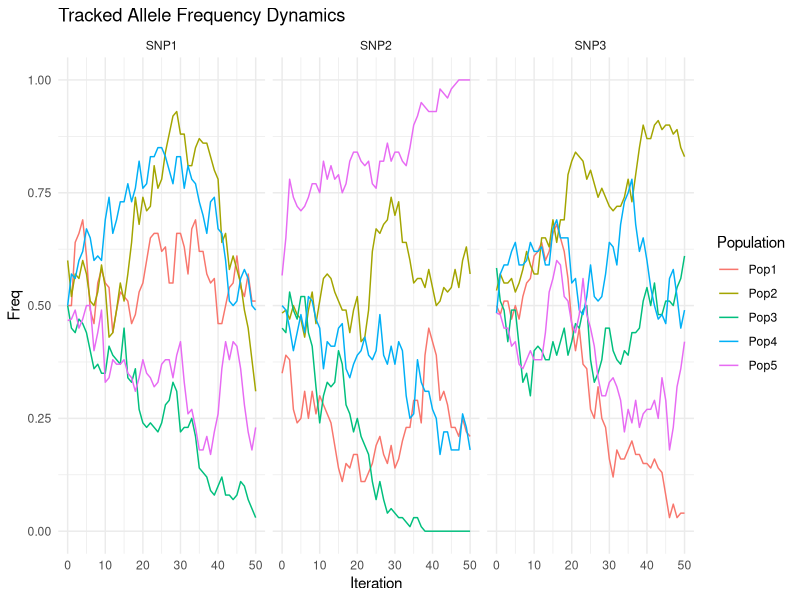
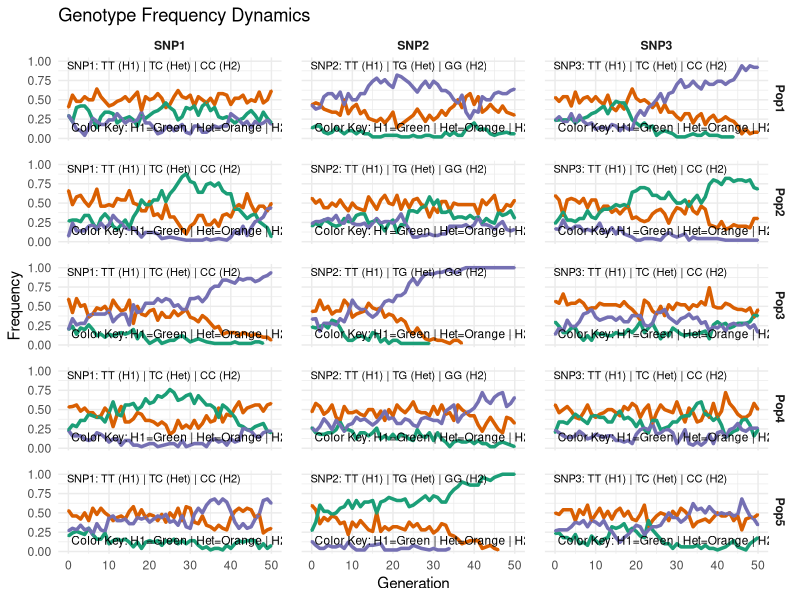

These figures' R source, in order:
################################################################################
#
#               SIMULADOR DE DERIVA
#               Autor: Angel Criollo Rayo & DeepSeek
#               Version 7: 26 - Marzo - 2025
#               Grupo: Citogenetica, Filogenia y Evolucion de Poblaciones
#               Doctorado en Ciencias Biomedicas
#               Asignatura: Genetica Poblacional y Evolutiva (electiva)
#
################################################################################
#
# Este script esta diseñado para analizar los efectos del tamaño poblacional
# en las frecuencias alelicas y genotipicas a lo largo de multiples generaciones. 
# en varios marcadores a la vez, sin tener en cuenta SN, mutación, ligamiento o endogamia
#
################################################################################

library(data.table)
library(ggplot2)

rm(list = setdiff(ls(), lsf.str())) 

################################################################################
# Establezca Parametros 
n_populations <- 5       # EDITAR numero poblaciones
n_individuals <- 30     # EDITAR numero individuos t0
n_new_individuals <- 50 # EDITAR numero individuos cada poblacion/generacion
n_snps <- 3              # EDITAR numero marcadores
nucleotides <- c("A", "C", "T", "G") # EDITAR alelos posibles
n_iterations <- 50       # EDITAR numero generaciones
prob.0 <- c(0.25, 0.5, 0.25) #EDITAR prob. A1A1/A1A2/A2A2 en t0. Defecto en HWE

################################################################################
########################  NO EDITAR DESDE ACA  #################################
################################################################################

# 1. Initialize SNP alleles and tracked alleles
set.seed(123)
snp_alleles <- data.table(SNP = paste0("SNP", 1:n_snps))[
  , c("Allele1", "Allele2") := {
    a1 <- sample(nucleotides, .N, replace = TRUE)
    a2 <- sapply(a1, function(x) sample(setdiff(nucleotides, x), 1))
    .(a1, a2)
  }
][
  , TrackedAllele := ifelse(runif(.N) > 0.5, Allele1, Allele2)
]

# 2. Initialize genotype data
genotypes_df <- data.table(
  Population = rep(paste0("Pop", 1:n_populations), each = n_individuals)
)

for (snp in snp_alleles$SNP) {
  alleles <- unlist(snp_alleles[SNP == snp, .(Allele1, Allele2)])
  genotypes_df[, (snp) := sample(
    c(
      paste0(alleles[1], alleles[1]),
      paste0(alleles[1], alleles[2]),
      paste0(alleles[2], alleles[2])
    ),
    .N,
    replace = TRUE,
    prob = prob.0 # por defecto en HWE
  )]
}

# 3. Function to calculate frequencies
calculate_frequencies <- function(genotypes_df, iteration) {
  melted <- melt(
    genotypes_df,
    id.vars = "Population",
    variable.name = "SNP",
    value.name = "Genotype"
  )
  
  # Standardize heterozygotes (AC = CA)
  melted[, c("Allele1", "Allele2") := {
    alleles <- snp_alleles[SNP == .BY$SNP, .(Allele1, Allele2)]
    list(
      substr(Genotype, 1, 1),
      substr(Genotype, 2, 2)
    )
  }, by = SNP]
  
  # Allele frequencies
  allele_freq <- melted[
    , .(Freq = mean(c(Allele1, Allele2) == snp_alleles[SNP == .BY$SNP, TrackedAllele])),
    by = .(Population, SNP)
  ][, Iteration := iteration]
  
  # Genotype frequencies
  genotype_counts <- melted[
    , .(Count = .N), by = .(Population, SNP, Genotype)
  ][
    , Frequency := Count / sum(Count), by = .(Population, SNP)
  ][, Iteration := iteration]
  
  list(allele_freq = allele_freq, genotype_counts = genotype_counts)
}

# 4. Initialize history with iteration 0
initial_freqs <- calculate_frequencies(genotypes_df, 0)
allele_history <- initial_freqs$allele_freq
genotype_history <- initial_freqs$genotype_counts

# 5. Simulation function
generate_new_genotypes <- function(genotypes_df) {
  melted <- melt(
    genotypes_df,
    id.vars = "Population",
    variable.name = "SNP",
    value.name = "Genotype"
  )
  
  # Sample new genotypes
  allele_pools <- melted[
    , c("Allele1", "Allele2") := {
      alleles <- snp_alleles[SNP == .BY$SNP, .(Allele1, Allele2)]
      list(
        substr(Genotype, 1, 1),
        substr(Genotype, 2, 2)
      )
    }, by = SNP
  ][
    , .(Allele = c(Allele1, Allele2)), by = .(Population, SNP)
  ]
  
  new_individuals <- paste0("NewInd_", 1:n_new_individuals)
  new_genotypes <- allele_pools[
    , {
      sampled_alleles <- sample(Allele, 2 * n_new_individuals, replace = TRUE)
      genotypes <- paste0(
        sampled_alleles[seq(1, length(sampled_alleles), by = 2)],
        sampled_alleles[seq(2, length(sampled_alleles), by = 2)]
      )
      # Standardize heterozygotes
      genotypes <- sapply(genotypes, function(gt) {
        sorted <- sort(unlist(strsplit(gt, "")))
        paste0(sorted[1], sorted[2])
      })
      .(Genotype = genotypes, Individual = new_individuals)
    },
    by = .(Population, SNP)
  ]
  
  dcast(new_genotypes, Population + Individual ~ SNP, value.var = "Genotype")
}

# 6. Run simulation
for (i in 1:n_iterations) {  # 5 iterations
  genotypes_df <- generate_new_genotypes(genotypes_df)
  current_freqs <- calculate_frequencies(genotypes_df, i)
  allele_history <- rbind(allele_history, current_freqs$allele_freq)
  genotype_history <- rbind(genotype_history, current_freqs$genotype_counts)
}

################################################################################
#
# RESULTADOS 
#
################################################################################
allele_res <- subset(allele_history, !SNP %in% "Individual")
genot_res <- subset(genotype_history, !SNP %in% "Individual")

# 7. Dinamica de las frecuencias alelicas
ggplot(allele_res, aes(x = Iteration, y = Freq, color = Population)) +
  geom_line() +
  facet_wrap(~ SNP) +
  labs(title = "Tracked Allele Frequency Dynamics") +
  theme_minimal()

# 8. Dinamica de las frecuencias genotipicas
# 1. Define consistent color scheme
genotype_colors <- c(
  "Homozygous1" = "#1b9e77",  # Green
  "Heterozygous" = "#d95f02",  # Orange
  "Homozygous2" = "#7570b3"   # Purple
)

# 2. Classify genotypes for each SNP
genot_res[, GenotypeClass := fcase(
  Genotype == paste0(snp_alleles[SNP == .BY$SNP, Allele1], snp_alleles[SNP == .BY$SNP, Allele1]),
  "Homozygous1",
  Genotype == paste0(snp_alleles[SNP == .BY$SNP, Allele2], snp_alleles[SNP == .BY$SNP, Allele2]),
  "Homozygous2",
  default = "Heterozygous"
), by = SNP]

# 3. Create annotation data for facet legends
facet_legends <- unique(snp_alleles[, .(SNP, Allele1, Allele2)])
facet_legends[, Label := paste0(SNP, ": ", Allele1, Allele1, " (H1) | ", 
                                Allele1, Allele2, " (Het) | ",
                                Allele2, Allele2, " (H2)")]

# 4. Create the plot
ggplot(genot_res, aes(x = Iteration, y = Frequency, color = GenotypeClass)) +
  geom_line(linewidth = 1.2) +
  geom_point(size = 0.1) +
  
  # Faceting and labels
  facet_grid(Population ~ SNP) +
  labs(
    title = "Genotype Frequency Dynamics",
    x = "Generation",
    y = "Frequency",
    color = "Genotype Class"
  ) +
  
  # Color scheme
  scale_color_manual(values = genotype_colors) +
  
  # Theme adjustments
  theme_minimal() +
  theme(
    panel.spacing = unit(1, "lines"),
    strip.text = element_text(face = "bold"),
    legend.position = "none"
  ) +
  
  # Add facet-specific legends
  geom_text(
    data = facet_legends,
    aes(x = -Inf, y = Inf, label = Label),
    hjust = -0.05, vjust = 1.5,
    size = 2.8, color = "black",
    inherit.aes = FALSE
  ) +
  
  # Add universal color guide
  annotate(
    "text", x = -Inf, y = -Inf,
    label = "Color Key: H1=Green | Het=Orange | H2=Purple",
    hjust = -0.05, vjust = -1,
    size = 3, color = "black"
  )





